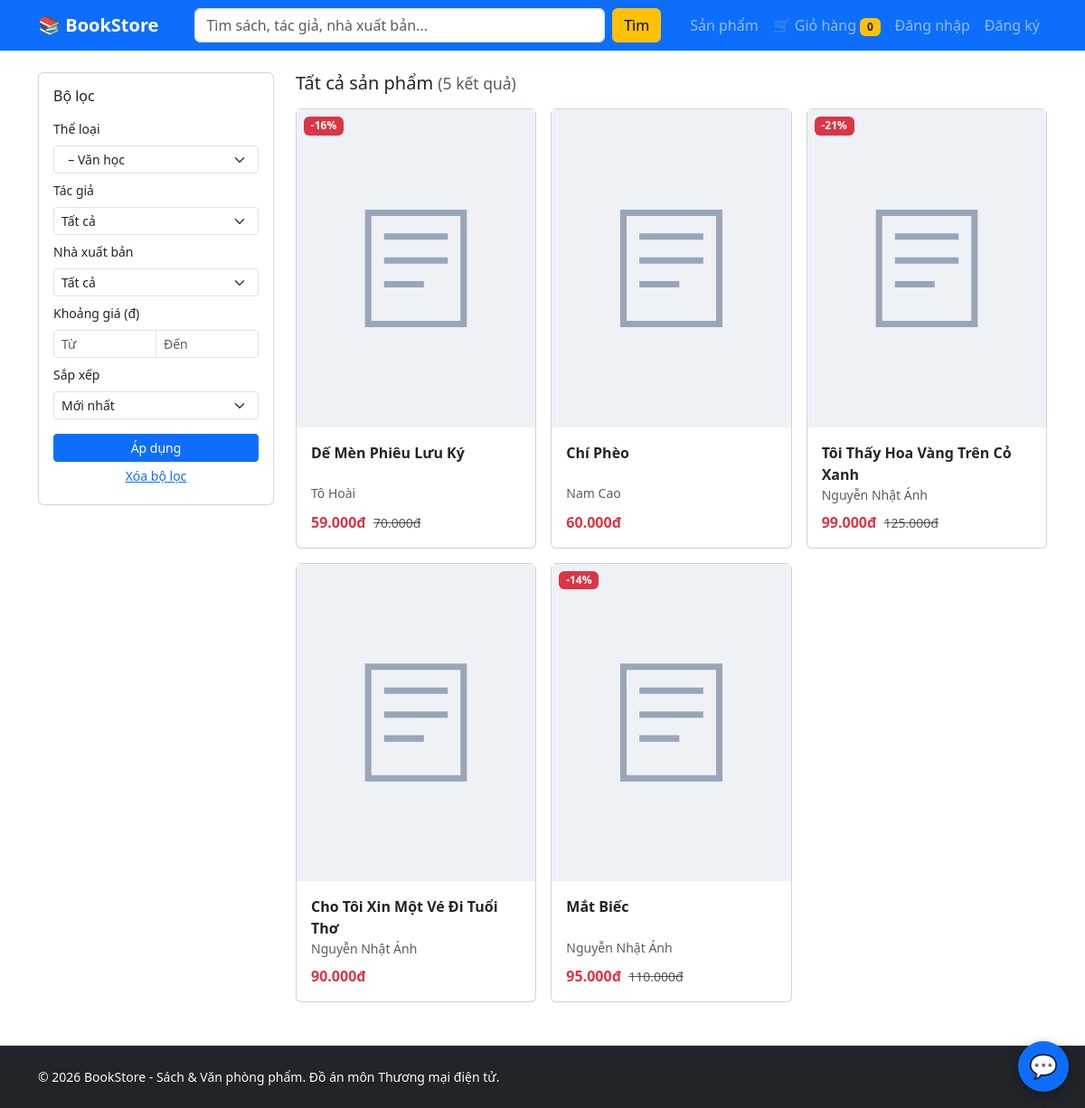
Screenshot of /san-pham?category=van-hoc with the database file from the repository.
### tables this page shows
CREATE TABLE products (
    id            INT UNSIGNED AUTO_INCREMENT PRIMARY KEY,
    category_id   INT UNSIGNED NOT NULL,
    publisher_id  INT UNSIGNED NULL,                     
    type          ENUM('book','stationery') NOT NULL DEFAULT 'book',
    name          VARCHAR(200) NOT NULL,
    slug          VARCHAR(220) NOT NULL UNIQUE,
    description   TEXT NULL,
    price         DECIMAL(12,0) NOT NULL,                
    sale_price    DECIMAL(12,0) NULL,                    
    stock         INT UNSIGNED NOT NULL DEFAULT 0,       
    image         VARCHAR(255) NULL,
    pages         SMALLINT UNSIGNED NULL,                
    publish_year  YEAR NULL,
    sold_count    INT UNSIGNED NOT NULL DEFAULT 0,       
    is_active     TINYINT(1) NOT NULL DEFAULT 1,
    created_at    TIMESTAMP NOT NULL DEFAULT CURRENT_TIMESTAMP,
    CONSTRAINT fk_prod_cat FOREIGN KEY (category_id)  REFERENCES categories(id),
    CONSTRAINT fk_prod_pub FOREIGN KEY (publisher_id) REFERENCES publishers(id) ON DELETE SET NULL,
    INDEX idx_prod_cat (category_id),
    INDEX idx_prod_pub (publisher_id),
    INDEX idx_prod_price (price),
    FULLTEXT INDEX ft_prod_name (name)                   
);

### app/core/Controller.php (called while the page is built, shortened)
<?php
abstract class Controller
{
    protected function render(string $view, array $data = [], string $layout = 'main'): void
    {
        extract($data);
        require APP_PATH . "/views/$view.php";
    }
}

### app/controllers/ShopController.php (called while the page is built, shortened)
<?php
class ShopController extends Controller
{
    public function index(): void
    {
        $filters = [];
        foreach (['q', 'category', 'author', 'publisher', 'min_price', 'max_price', 'sort'] as $k) {
            $filters[$k] = trim((string)($_GET[$k] ?? ''));
        }
        $page = max(1, (int)($_GET['page'] ?? 1));
        $perPage = 9;
        [$products, $total] = (new Product())->search($filters, $page, $perPage);
        $cat = new Category();
        $this->render('shop/index', [
            'title'       => $filters['q'] !== '' ? 'Tìm kiếm: ' . $filters['q'] : 'Tất cả sản phẩm',
            'description' => 'Tìm sách và văn phòng phẩm theo tác giả, thể loại, nhà xuất bản, khoảng giá.',
            'products'    => $products,
            'total'       => $total,
            'page'        => $page,
            'pages'       => max(1, (int)ceil($total / $perPage)),
            'filters'     => $filters,
            'categories'  => $cat->tree(),
            'authors'     => $cat->authors(),
            'publishers'  => $cat->publishers(),
        ]);
    }
}

### public/index.php (called while the page is built, shortened)
<?php
$config = require ROOT_PATH . '/config/config.php';
spl_autoload_register(function (string $class) {
    foreach (['core', 'controllers', 'models'] as $dir) {
        $file = APP_PATH . "/$dir/$class.php";
        if (is_file($file)) { require $file; return; }
    }
});
require APP_PATH . '/core/helpers.php';
$router = new Router();
$router->dispatch($_SERVER['REQUEST_METHOD'], $_SERVER['REQUEST_URI']);

### app/core/helpers.php (called while the page is built, shortened)
<?php
function e($value): string
{
    return htmlspecialchars((string)$value, ENT_QUOTES, 'UTF-8');
}
function url(string $path = ''): string
{
    return BASE_URL . '/' . ltrim($path, '/');
}
function asset(string $path): string
{
    return BASE_URL . '/public/assets/' . ltrim($path, '/');
}
function money($n): string
{
    return number_format((float)$n, 0, ',', '.') . 'đ';
}
function product_image(array $p): string
{
    $file = 'products/' . ($p['image'] ?? '');
    return asset('img/placeholder.svg');
}

### app/core/Model.php (called while the page is built, shortened)
<?php
abstract class Model
{
    public function __construct()
    {
        $this->db = Database::getConnection();
    }
}

### app/core/Database.php (called while the page is built)
<?php
class Database
{
    private static ?PDO $instance = null;
    public static function getConnection(): PDO
    {
        if (self::$instance === null) {
            global $config;
            $c = $config['db'];
            $dsn = "mysql:host={$c['host']};dbname={$c['name']};charset={$c['charset']}";
            self::$instance = new PDO($dsn, $c['user'], $c['pass'], [
                PDO::ATTR_ERRMODE            => PDO::ERRMODE_EXCEPTION,
                PDO::ATTR_DEFAULT_FETCH_MODE => PDO::FETCH_ASSOC,
                PDO::ATTR_EMULATE_PREPARES   => false,
            ]);
        }
        return self::$instance;
    }
}

### app/models/Category.php (called while the page is built, shortened)
<?php
class Category extends Model
{
    public function tree(): array
    {
        $all = $this->db->query("SELECT * FROM categories ORDER BY id")->fetchAll();
        $roots = [];
        foreach ($all as $c) {
            if ($c['parent_id'] === null) { $c['children'] = []; $roots[$c['id']] = $c; }
        }
        foreach ($all as $c) {
            if ($c['parent_id'] !== null && isset($roots[$c['parent_id']])) $roots[$c['parent_id']]['children'][] = $c;
        }
        return array_values($roots);
    }
}

### config/config.php (called while the page is built)
<?php
return [
    'app_name' => 'BookStore - Sách & Văn phòng phẩm',
    'db' => [
        'host'    => 'localhost',
        'name'    => 'bookstore',
        'user'    => 'root',
        'pass'    => '',
        'charset' => 'utf8mb4',
    ],
    'vnpay' => [
        'tmn_code'    => '',
        'hash_secret' => '',
        'pay_url'     => 'https://sandbox.vnpayment.vn/paymentv2/vpcpay.html',
    ],
];

### app/models/Product.php (called while the page is built, shortened)
<?php
class Product extends Model
{
    public function search(array $f, int $page = 1, int $perPage = 9): array
    {
        $where = ['p.is_active = 1'];
        $args  = [];
        if (!empty($f['category'])) {
            $where[] = "p.category_id IN (SELECT c.id FROM categories c
                          LEFT JOIN categories par ON par.id = c.parent_id
                          WHERE c.slug = :cat1 OR par.slug = :cat2)";
            $args += [':cat1' => $f['category'], ':cat2' => $f['category']];
        }
        $orders = [
            'newest'     => 'p.created_at DESC, p.id DESC',
            'price_asc'  => 'final_price ASC',
            'price_desc' => 'final_price DESC',
            'bestseller' => 'p.sold_count DESC',
        ];
        $order = $orders[$f['sort'] ?? ''] ?? $orders['newest'];
        $whereSql = implode(' AND ', $where);
        $cnt = $this->db->prepare("SELECT COUNT(*) FROM products p WHERE $whereSql");
        $cnt->execute($args);
        $total = (int)$cnt->fetchColumn();
        $st = $this->db->prepare(self::BASE_SELECT . " WHERE $whereSql ORDER BY $order LIMIT :lim OFFSET :off");
        foreach ($args as $k => $v) $st->bindValue($k, $v);
        $st->bindValue(':lim', $perPage, PDO::PARAM_INT);
        $st->bindValue(':off', max(0, ($page - 1) * $perPage), PDO::PARAM_INT);
        $st->execute();
        return [$st->fetchAll(), $total];
    }
}

### app/views/shop/index.php (the view, shortened to what this page needs)
<div class="row">
    <aside class="col-lg-3 mb-4">
        <form method="get" action="<?= url('/san-pham') ?>" class="card card-body">
            <h2 class="h6">Bộ lọc</h2>
            <label class="form-label small mt-2">Thể loại</label>
            <select name="category" class="form-select form-select-sm">
                <?php foreach ($categories as $root): ?>
                    <?php foreach ($root['children'] as $c): ?>
                        <option value="<?= e($c['slug']) ?>" <?= $filters['category'] === $c['slug'] ? 'selected' : '' ?>>&nbsp;&nbsp;– <?= e($c['name']) ?></option>
                    <?php endforeach; ?>
                <?php endforeach; ?>
            </select>
            <label class="form-label small mt-2">Tác giả</label>
            <select name="author" class="form-select form-select-sm">
                <option value="">Tất cả</option>
            </select>
            <label class="form-label small mt-2">Nhà xuất bản</label>
            <select name="publisher" class="form-select form-select-sm">
                <option value="">Tất cả</option>
            </select>
            <label class="form-label small mt-2">Khoảng giá (đ)</label>
            <div class="input-group input-group-sm">
                <input type="number" min="0" name="min_price" class="form-control" placeholder="Từ" value="<?= e($filters['min_price']) ?>">
                <input type="number" min="0" name="max_price" class="form-control" placeholder="Đến" value="<?= e($filters['max_price']) ?>">
            </div>
            <label class="form-label small mt-2">Sắp xếp</label>
            <select name="sort" class="form-select form-select-sm">
                <?php foreach (['newest' => 'Mới nhất', 'bestseller' => 'Bán chạy', 'price_asc' => 'Giá tăng dần', 'price_desc' => 'Giá giảm dần'] as $k => $label): ?>
                    <option value="<?= $k ?>" <?= $filters['sort'] === $k ? 'selected' : '' ?>><?= $label ?></option>
                <?php endforeach; ?>
            </select>
            <button class="btn btn-primary btn-sm mt-3">Áp dụng</button>
            <a href="<?= url('/san-pham') ?>" class="btn btn-link btn-sm">Xóa bộ lọc</a>
        </form>
    </aside>
    <section class="col-lg-9">
        <h1 class="h5 mb-3"><?= e($title) ?> <small class="text-muted">(<?= $total ?> kết quả)</small></h1>
        <div class="row row-cols-2 row-cols-md-3 g-3">
            <?php foreach ($products as $p): ?><div class="col"><?php include APP_PATH . '/views/partials/product_card.php'; ?></div><?php endforeach; ?>
        </div>
    </section>
</div>

### app/views/partials/product_card.php
<?php
$hasSale = $p['sale_price'] !== null && $p['sale_price'] < $p['price'];
?>
<div class="card product-card h-100">
    <a href="<?= url('/san-pham/' . $p['slug']) ?>" class="ratio ratio-3x4 bg-light">
        <img src="<?= e(product_image($p)) ?>" class="card-img-top object-fit-cover" alt="<?= e($p['name']) ?>" loading="lazy">
    </a>
    <?php if ($hasSale): ?>
        <span class="badge bg-danger position-absolute top-0 start-0 m-2">-<?= round(100 - $p['sale_price'] / $p['price'] * 100) ?>%</span>
    <?php endif; ?>
    <div class="card-body d-flex flex-column">
        <a href="<?= url('/san-pham/' . $p['slug']) ?>" class="text-decoration-none text-dark fw-semibold product-name"><?= e($p['name']) ?></a>
        <small class="text-muted"><?= e($p['author_names'] ?? '') ?></small>
        <div class="mt-auto pt-2">
            <span class="text-danger fw-bold"><?= money($p['final_price']) ?></span>
            <?php if ($hasSale): ?><small class="text-muted text-decoration-line-through ms-1"><?= money($p['price']) ?></small><?php endif; ?>
        </div>
    </div>
</div>

### app/core/Router.php (shortened to what this page needs)
<?php
class Router
{
    private array $routes = [];
    private function add(string $method, string $path, string $handler): void
    {
        $regex = preg_replace('#\{(\w+)\}#', '(?P<$1>[^/]+)', $path);
        $this->routes[] = [$method, '#^' . $regex . '$#', $handler];
    }
    public function dispatch(string $method, string $uri): void
    {
        $path = parse_url($uri, PHP_URL_PATH);
        $path = preg_replace('#^' . preg_quote(BASE_URL, '#') . '(/public)?#', '', $path);
        $path = '/' . trim($path, '/');
        foreach ($this->routes as [$routeMethod, $regex, $handler]) {
            if ($routeMethod === $method && preg_match($regex, $path, $matches)) {
                $params = array_filter($matches, 'is_string', ARRAY_FILTER_USE_KEY);
                [$controllerName, $action] = explode('@', $handler);
                (new $controllerName())->$action(...array_values($params));
                return;
            }
        }
    }
}

### public/assets/css/style.css (style rules this page uses)
.ratio-3x4 { --bs-aspect-ratio: 133%; }
.product-card { position: relative; transition: transform .15s, box-shadow .15s; }
.product-name { display: -webkit-box; -webkit-line-clamp: 2; -webkit-box-orient: vertical; overflow: hidden; min-height: 2.9em; }
.object-fit-cover { object-fit: cover; }

### rows the page displays
products: 100 - $p['sale_price'] / $p['price'] * 100 "16", name "Dế Mèn Phiêu Lưu Ký", author_names "Tô Hoài", final_price "59.000đ", price "70.000đ"
products: name "Chí Phèo", author_names "Nam Cao", final_price "60.000đ"
products: 100 - $p['sale_price'] / $p['price'] * 100 "21", name "Tôi Thấy Hoa Vàng Trên Cỏ Xanh", author_names "Nguyễn Nhật Ánh", final_price "99.000đ", price "125.000đ"
products: name "Cho Tôi Xin Một Vé Đi Tuổi Thơ", author_names "Nguyễn Nhật Ánh", final_price "90.000đ"
products: 100 - $p['sale_price'] / $p['price'] * 100 "14", name "Mắt Biếc", author_names "Nguyễn Nhật Ánh", final_price "95.000đ", price "110.000đ"

### other values shown
$total "5"
form field sort "Mới nhất"
